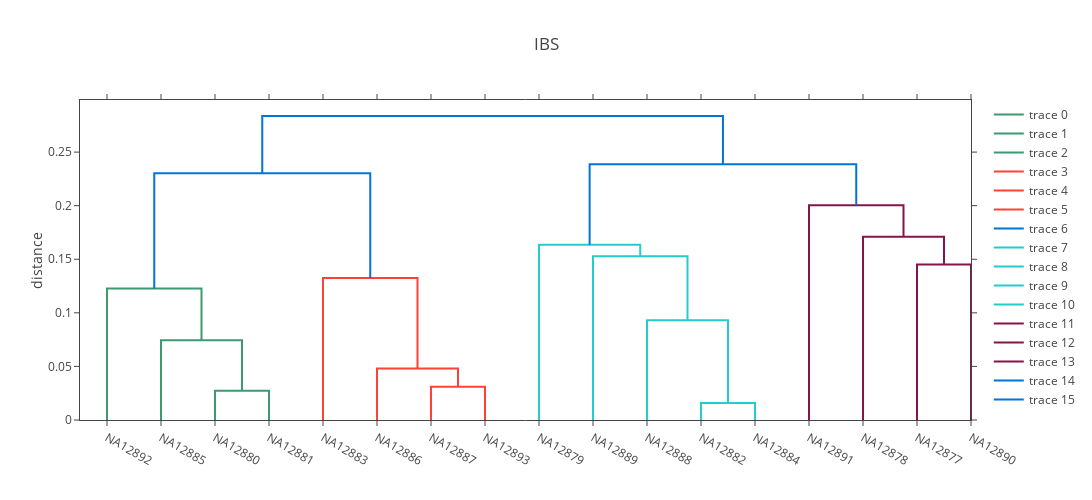

Notebook cell for this chart:
### Code cell
import numpy as np
import plotly.offline as py
import plotly.figure_factory as ff
from plotly.offline import get_plotlyjs, init_notebook_mode

init_notebook_mode(connected = True)

OskarIBS = oskar.ibs(df).toPandas()
samples_list = []
samples_dict = {}
num_of_values = len(OskarIBS)
for i in range(len(OskarIBS)):
    sample = OskarIBS["samplePair"][i][0]
    if not sample in samples_dict:
        samples_list.append(sample)
        samples_dict[sample] = []
    samples_dict[sample].append(1 - OskarIBS["distance"][i])
samples_dict[OskarIBS["samplePair"][num_of_values - 1][1]] = []
samples_list.append(OskarIBS["samplePair"][num_of_values - 1][1])

num_of_samples = len(samples_dict)
X = np.zeros((num_of_samples,num_of_samples))

for j in range(0, num_of_samples - 1):    
    for i in range(j + 1, num_of_samples):
        X[i,j] = samples_dict[samples_list[j]][i - 1 - j]
        X[j,i] = samples_dict[samples_list[j]][i - 1 - j]

fig = ff.create_dendrogram(X, labels = samples_list, color_threshold = 0.21)
yaxis = {'title': 'distance'}
fig['layout'].update({'title':'IBS', 'width':1440, 'height':500, 'showlegend':True, 'yaxis':yaxis})

py.iplot(fig)

### Figure 1 — Plotly figure (JSON) as saved in the notebook; plotly's stock layout.template omitted (floating-point values rounded to 4 significant figures)
{"data": [{"hoverinfo": "text", "marker": {"color": "rgb(61,153,112)"}, "mode": "lines", "type": "scatter", "uid": "1295a3db-d925-486e-846a-702e718424f5", "x": [25, 25, 35, 35], "xaxis": "x", "y": [0, 0.02719, 0.02719, 0], "yaxis": "y"}, {"hoverinfo": "text", "marker": {"color": "rgb(61,153,112)"}, "mode": "lines", "type": "scatter", "uid": "01013938-c9dc-45f1-b4ff-e8b074bd77ef", "x": [15, 15, 30, 30], "xaxis": "x", "y": [0, 0.07432, 0.07432, 0.02719], "yaxis": "y"}, {"hoverinfo": "text", "marker": {"color": "rgb(61,153,112)"}, "mode": "lines", "type": "scatter", "uid": "8f87ea22-f6ad-44e3-9c6c-3561bb676cbf", "x": [5, 5, 22.5, 22.5], "xaxis": "x", "y": [0, 0.1227, 0.1227, 0.07432], "yaxis": "y"}, {"hoverinfo": "text", "marker": {"color": "rgb(255,65,54)"}, "mode": "lines", "type": "scatter", "uid": "17903e83-c7a5-4778-926f-77c285b9333b", "x": [65, 65, 75, 75], "xaxis": "x", "y": [0, 0.03114, 0.03114, 0], "yaxis": "y"}, {"hoverinfo": "text", "marker": {"color": "rgb(255,65,54)"}, "mode": "lines", "type": "scatter", "uid": "d62c40d0-884c-4a6c-98bc-3ffc0735790a", "x": [55, 55, 70, 70], "xaxis": "x", "y": [0, 0.04814, 0.04814, 0.03114], "yaxis": "y"}, {"hoverinfo": "text", "marker": {"color": "rgb(255,65,54)"}, "mode": "lines", "type": "scatter", "uid": "0a7c401d-ca68-496e-ae21-e39ff5af4af3", "x": [45, 45, 62.5, 62.5], "xaxis": "x", "y": [0, 0.1325, 0.1325, 0.04814], "yaxis": "y"}, {"hoverinfo": "text", "marker": {"color": "rgb(0,116,217)"}, "mode": "lines", "type": "scatter", "uid": "135cf89d-64dc-4ca8-ac12-a83e1f56f6c7", "x": [13.75, 13.75, 53.75, 53.75], "xaxis": "x", "y": [0.1227, 0.2302, 0.2302, 0.1325], "yaxis": "y"}, {"hoverinfo": "text", "marker": {"color": "rgb(35,205,205)"}, "mode": "lines", "type": "scatter", "uid": "2549a002-169e-47f5-a601-e368e41a527d", "x": [115, 115, 125, 125], "xaxis": "x", "y": [0, 0.01592, 0.01592, 0], "yaxis": "y"}, {"hoverinfo": "text", "marker": {"color": "rgb(35,205,205)"}, "mode": "lines", "type": "scatter", "uid": "a829ef8f-2c8b-4049-8f06-87a76f79e337", "x": [105, 105, 120, 120], "xaxis": "x", "y": [0, 0.0931, 0.0931, 0.01592], "yaxis": "y"}, {"hoverinfo": "text", "marker": {"color": "rgb(35,205,205)"}, "mode": "lines", "type": "scatter", "uid": "944daf7a-260a-4292-86fb-322680c10235", "x": [95, 95, 112.5, 112.5], "xaxis": "x", "y": [0, 0.1527, 0.1527, 0.0931], "yaxis": "y"}, {"hoverinfo": "text", "marker": {"color": "rgb(35,205,205)"}, "mode": "lines", "type": "scatter", "uid": "0c9a1bfe-1508-47f0-8aa7-7e7cb4b1cdfb", "x": [85, 85, 103.8, 103.8], "xaxis": "x", "y": [0, 0.1634, 0.1634, 0.1527], "yaxis": "y"}, {"hoverinfo": "text", "marker": {"color": "rgb(133,20,75)"}, "mode": "lines", "type": "scatter", "uid": "8e15572d-e7dc-4850-80ec-2d33f5c33bc2", "x": [155, 155, 165, 165], "xaxis": "x", "y": [0, 0.1451, 0.1451, 0], "yaxis": "y"}, {"hoverinfo": "text", "marker": {"color": "rgb(133,20,75)"}, "mode": "lines", "type": "scatter", "uid": "fb8e3b79-03fb-4dde-9950-64dd54dcee06", "x": [145, 145, 160, 160], "xaxis": "x", "y": [0, 0.171, 0.171, 0.1451], "yaxis": "y"}, {"hoverinfo": "text", "marker": {"color": "rgb(133,20,75)"}, "mode": "lines", "type": "scatter", "uid": "cbce47a0-0587-44c0-8488-a070418e8378", "x": [135, 135, 152.5, 152.5], "xaxis": "x", "y": [0, 0.2003, 0.2003, 0.171], "yaxis": "y"}, {"hoverinfo": "text", "marker": {"color": "rgb(0,116,217)"}, "mode": "lines", "type": "scatter", "uid": "3c18b497-3b40-4f64-88a5-11ab621b4ab4", "x": [94.38, 94.38, 143.8, 143.8], "xaxis": "x", "y": [0.1634, 0.2386, 0.2386, 0.2003], "yaxis": "y"}, {"hoverinfo": "text", "marker": {"color": "rgb(0,116,217)"}, "mode": "lines", "type": "scatter", "uid": "fae2062f-4aaf-47a3-935e-f8c91d8c9d14", "x": [33.75, 33.75, 119.1, 119.1], "xaxis": "x", "y": [0.2302, 0.2837, 0.2837, 0.2386], "yaxis": "y"}], "layout": {"autosize": false, "height": 500, "hovermode": "closest", "showlegend": true, "title": {"text": "IBS"}, "width": 1440, "xaxis": {"autorange": true, "mirror": "allticks", "range": [0, 165], "rangemode": "tozero", "showgrid": false, "showline": true, "showticklabels": true, "tickmode": "array", "ticks": "outside", "ticktext": ["NA12892", "NA12885", "NA12880", "NA12881", "NA12883", "NA12886", "NA12887", "NA12893", "NA12879", "NA12889", "NA12888", "NA12882", "NA12884", "NA12891", "NA12878", "NA12877", "NA12890"], "tickvals": [5, 15, 25, 35, 45, 55, 65, 75, 85, 95, 105, 115, 125, 135, 145, 155, 165], "type": "linear", "zeroline": false}, "yaxis": {"autorange": true, "mirror": "allticks", "range": [0, 0.2986], "rangemode": "tozero", "showgrid": false, "showline": true, "showticklabels": true, "ticks": "outside", "title": {"text": "distance"}, "type": "linear", "zeroline": false}}}
